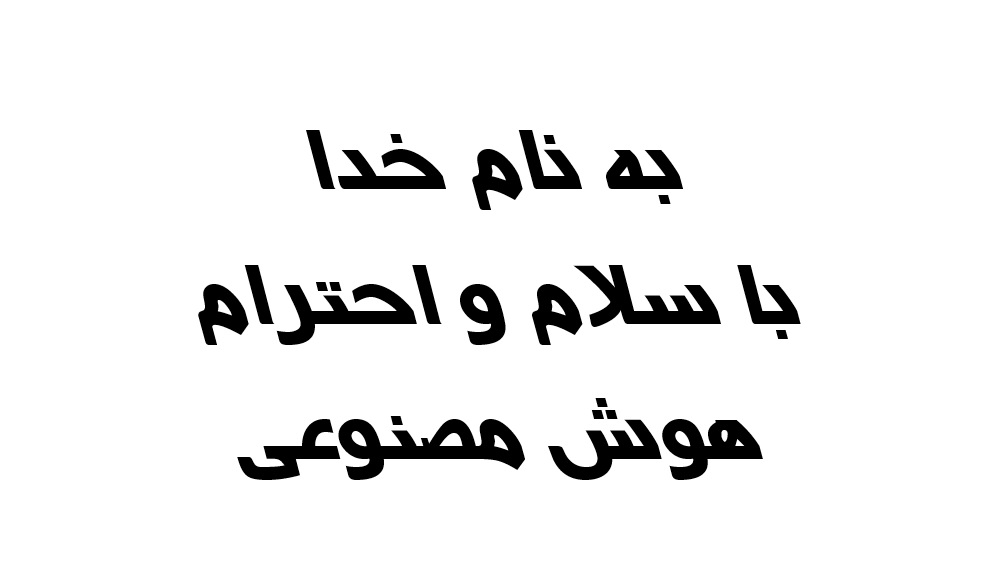
#> input picture text.jpg, 997 x 580 px
$ python main.py
#> lines starting #> are read from the running program, lines starting #| are printed output that depends on the picture
import cv2 as cv
import numpy as np

if __name__ == '__main__':
    originalImage = cv.imread("text.jpg", 0)
#> originalImage is the input picture: shape (580, 997); min 0, max 255, mean 237.9

    erosionKernel = np.ones((20, 150), np.uint8)
    erosionKernelForWords = np.ones((7, 14), np.uint8)

    lines = cv.erode(originalImage, erosionKernel, iterations=1)
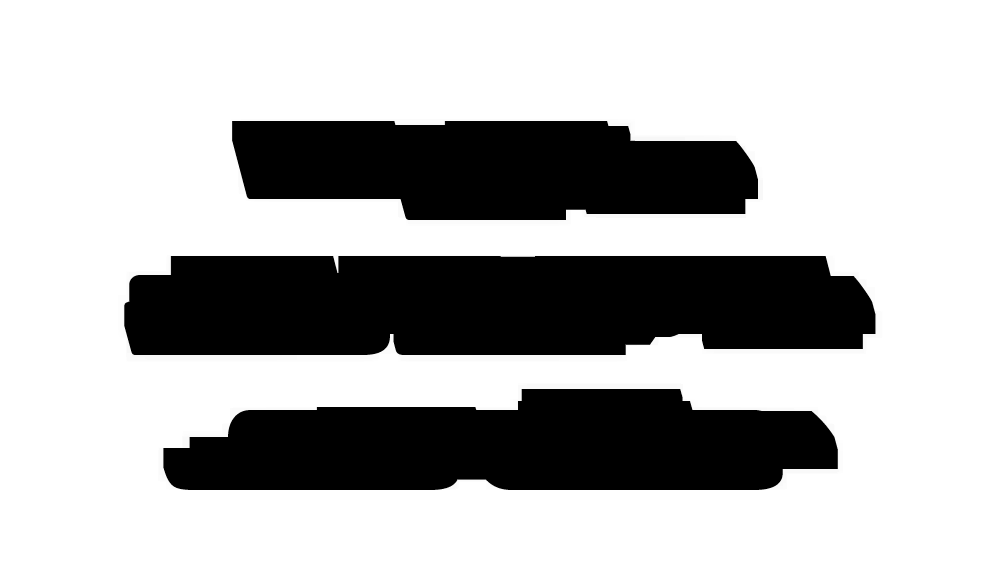
#> lines: shape (580, 997); min 0, max 255, mean 181.7
    words = cv.erode(originalImage, erosionKernelForWords, iterations=1)
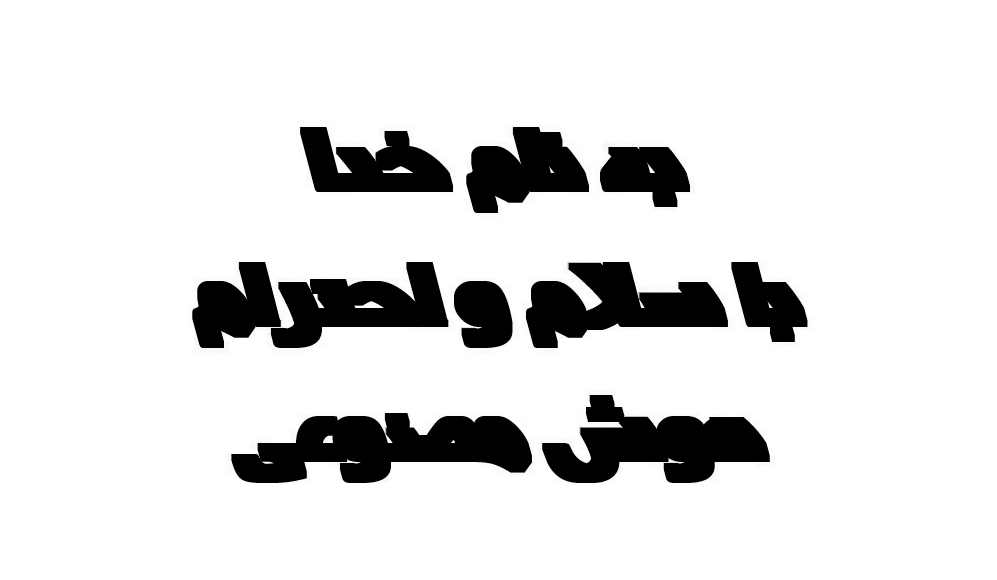
#> words: shape (580, 997); min 0, max 255, mean 223.7

    total_labels, labels, stats, centroid = cv.connectedComponentsWithStats(~lines, 4, cv.CV_32S)
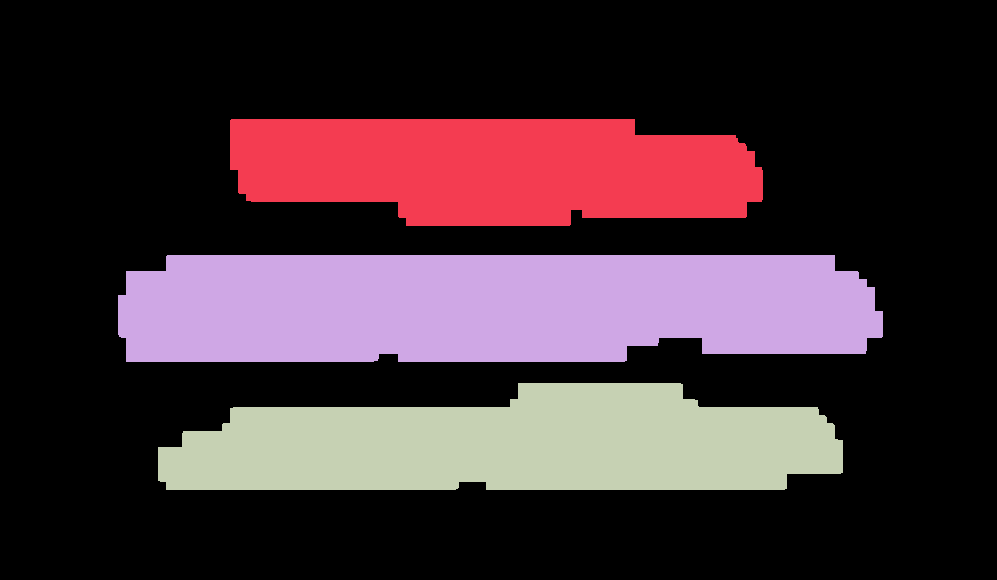
#> labels: shape (580, 997) int32; 4 distinct labels, from 0 to 3; one colour per label, 0 black
#> total_labels = 4; stats = [[0, 0, 997, 580, 396759], [230, 119, 533, 107, 48207], [118, 255, 765, 107, 76000], [158, 383, 685, 107, 57294]]; centroid = [[498.1, 278.4], [495.1, 168.7], [489.4, 307], [511.4, 444.6]]
    total_labels_words, labels_words, stats_words, centroid_words = cv.connectedComponentsWithStats(~words, 4,
                                                                                                    cv.CV_32S)
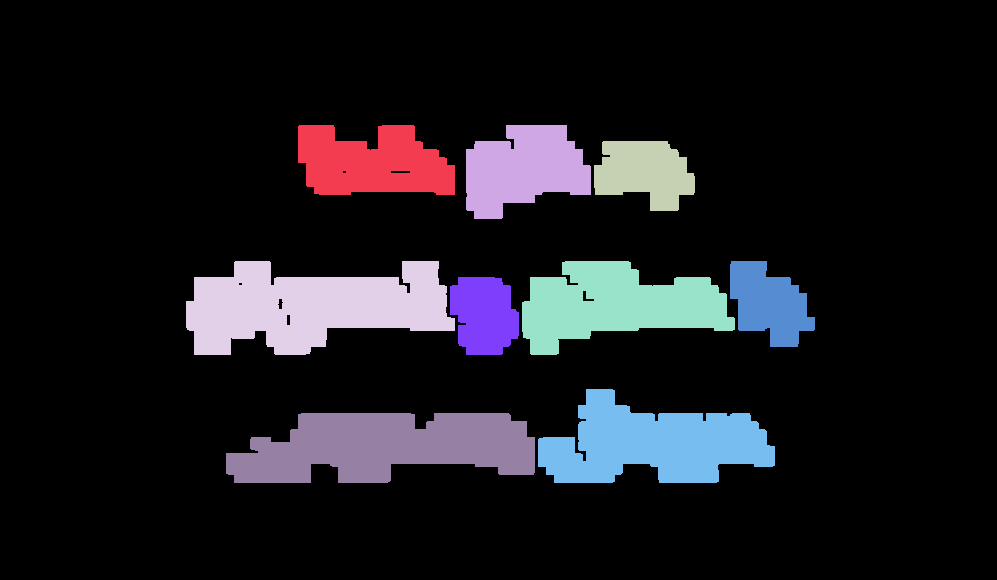
#> labels_words: shape (580, 997) int32; 10 distinct labels, from 0 to 9; one colour per label, 0 black
#> total_labels_words = 10; stats_words = [[0, 0, 997, 580, 487682], [298, 125, 157, 70, 8488], [466, 125, 125, 94, 8351], [594, 141, 101, 70, 5149], [186, 261, 269, 94, 17024], [522, 261, 213, 94, 12336], [730, 261, 85, 86, 4850], [450, 277, 69, 78, 4368], [538, 389, 237, 94, 13945], [226, 413, 309, 70, 16067]]; centroid_words = [[498.5, 284.1], [371.9, 162.6], [523, 168.7], [644.1, 172.2], [310.4, 306.3], [615.3, 304.1], [768.6, 303.2], [483.7, 314.6], [652.3, 443.6], [385.2, 446.3]]

    lineColors = np.random.randint(0, 255, size=(total_labels, 3), dtype=np.uint8)
#> lineColors = [[172, 10, 127], [140, 47, 170], [196, 151, 117], [166, 22, 183]]
    lineColors[0] = [0, 0, 0]
    colored_lines = lineColors[labels]
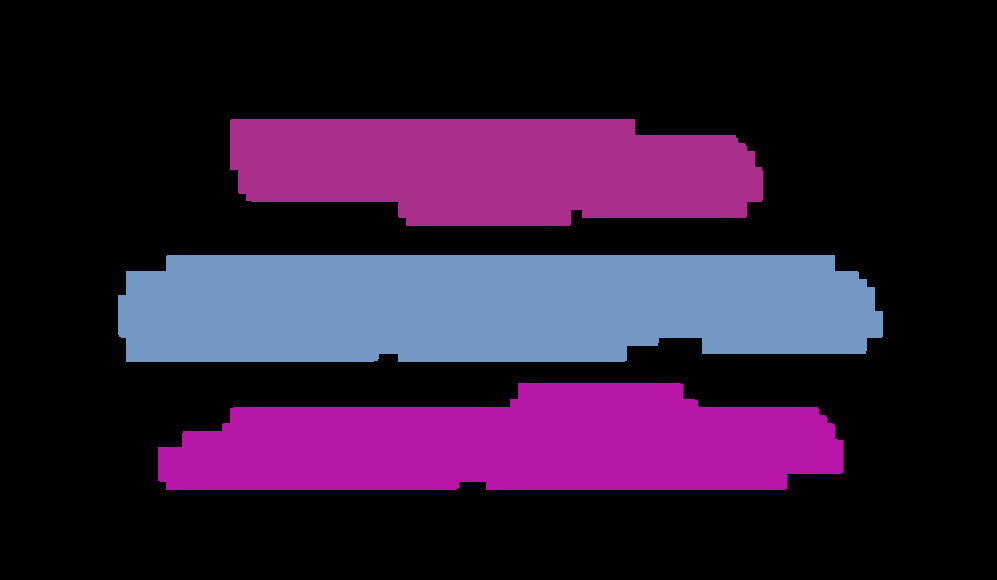
#> colored_lines: shape (580, 997, 3); mean of channels 0, 1, 2 53.9, 25.9, 47.7; drawn as B, G, R

    lineColors_words = np.random.randint(0, 255, size=(total_labels_words, 3), dtype=np.uint8)
#> lineColors_words = [[192, 204, 33], [216, 67, 179], [78, 154, 251], [82, 162, 219], [195, 118, 125], [139, 103, 125], [229, 216, 9], [164, 116, 108], [211, 222, 161], [159, 21, 81]]
    lineColors_words[0] = [0, 0, 0]
    colored_words = lineColors_words[labels_words]
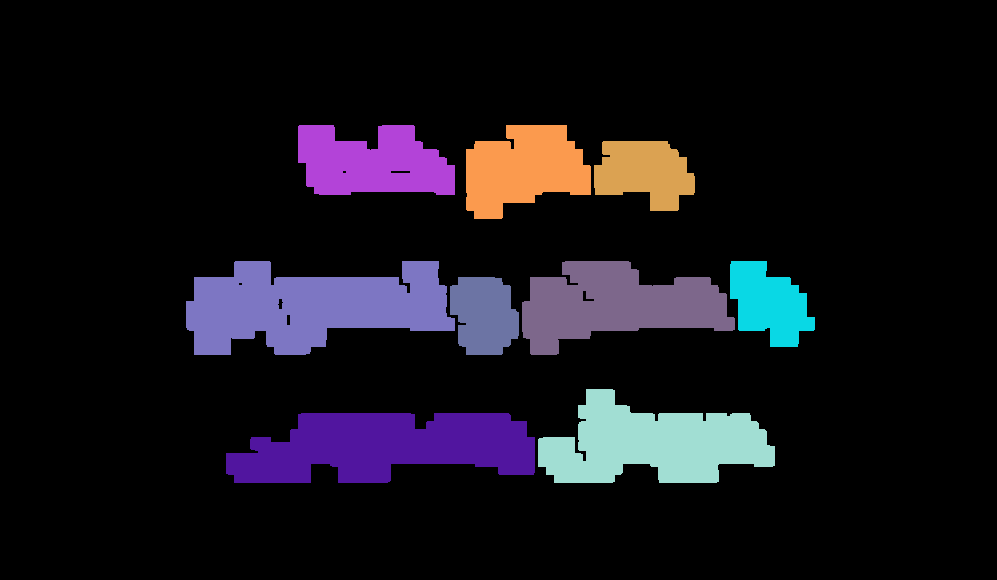
#> colored_words: shape (580, 997, 3); mean of channels 0, 1, 2 26.4, 18.9, 21.6; drawn as B, G, R

    print(f"Total Number of lines are: {total_labels - 1}")
#| Total Number of lines are: 3
    print(f"Total Number of words are: {total_labels_words - 1}")
#| Total Number of words are: 9

    cv.imshow("original Image", originalImage)
    cv.imshow("Colored Lines", colored_lines)
    cv.imshow("Colored Words", colored_words)

    cv.waitKey(0)
    cv.destroyAllWindows()
